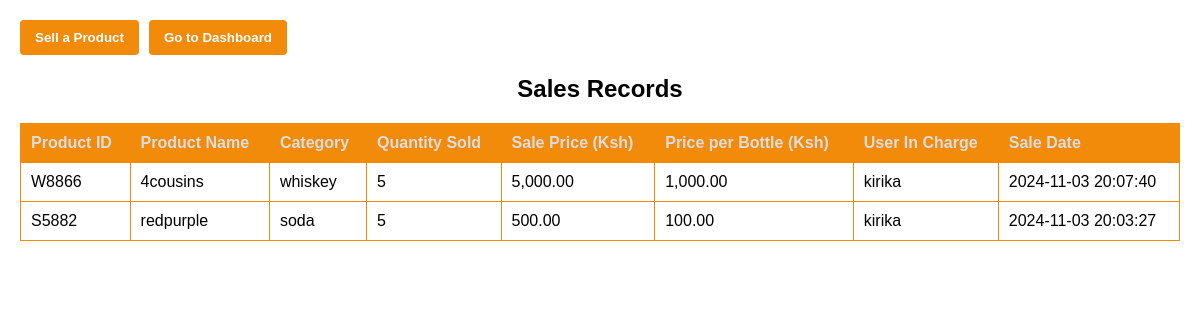
The app's page /PROJECTLIGHT/sales.php with its own data.
### tables this page shows
CREATE TABLE `sales` (
  `sale_id` int(11) NOT NULL,
  `product_id` varchar(50) NOT NULL,
  `quantity_sold` int(11) NOT NULL,
  `kshSold` decimal(10,2) NOT NULL,
  `userIncharge` varchar(50) NOT NULL,
  `category` varchar(50) NOT NULL,
  `product_name` varchar(100) NOT NULL,
  `sale_date` timestamp NOT NULL DEFAULT current_timestamp(),
  `price_per_bottle` decimal(10,2) NOT NULL
);

### PROJECTLIGHT/sales.php (the view, shortened to what this page needs)
<?php
$servername = "localhost";
$dbname = "PROJECTLIGHT";
$username = "root";
$password = "";
$conn = new mysqli($servername, $username, $password, $dbname);
$salesQuery = "SELECT product_id, product_name, category, quantity_sold, kshSold, price_per_bottle, userIncharge, sale_date
               FROM sales ORDER BY sale_date DESC";
$result = $conn->query($salesQuery);
?>
<!DOCTYPE html>
<html lang="en">
<head>
</head>
<body>
<div class="navigation-buttons">
    <button onclick="location.href='sellproduct.php'">Sell a Product</button>
    <button onclick="location.href='dashboard.php'">Go to Dashboard</button>
</div>
<h2>Sales Records</h2>
<table>
    <thead>
        <tr>
            <th>Product ID</th>
            <th>Product Name</th>
            <th>Category</th>
            <th>Quantity Sold</th>
            <th>Sale Price (Ksh)</th>
            <th>Price per Bottle (Ksh)</th>
            <th>User In Charge</th>
            <th>Sale Date</th>
        </tr>
    </thead>
    <tbody>
        <?php
        if ($result->num_rows > 0) {
            while ($row = $result->fetch_assoc()) {
                echo "<tr>
                        <td>" . $row['product_id'] . "</td>
                        <td>" . $row['product_name'] . "</td>
                        <td>" . $row['category'] . "</td>
                        <td>" . $row['quantity_sold'] . "</td>
                        <td>" . number_format($row['kshSold'], 2) . "</td>
                        <td>" . number_format($row['price_per_bottle'], 2) . "</td>
                        <td>" . $row['userIncharge'] . "</td>
                        <td>" . $row['sale_date'] . "</td>
                    </tr>";
            }
        } else {
            echo "<tr><td colspan='8'>No sales records found.</td></tr>";
        }
        ?>
    </tbody>
</table>
</body>
</html>

### PROJECTLIGHT/sales.php (style rules this page uses)
body { font-family: Arial, sans-serif; margin: 20px; }
h2 { text-align: center; }
.navigation-buttons { display: flex; gap: 10px; margin-bottom: 20px; }
.navigation-buttons button { background-color: #f28a0a; color: white; font-weight: bold; padding: 10px 15px; border: none; border-radius: 4px; cursor: pointer; transition: background-color 0.3s; }
table { width: 100%; border-collapse: collapse; margin-top: 20px; }
th, td { padding: 10px; border: 1px solid #f28a0a; text-align: left; }
th { color: #ddd; background-color: #f28a0a; }

### records on screen
sales: product "W8866", product_name "4cousins", category "whiskey", quantity_sold "5", kshSold "5,000.00", price_per_bottle "1,000.00", userIncharge "kirika", sale_date "2024-11-03 20:07:40"
sales: product "S5882", product_name "redpurple", category "soda", quantity_sold "5", kshSold "500.00", price_per_bottle "100.00", userIncharge "kirika", sale_date "2024-11-03 20:03:27"
